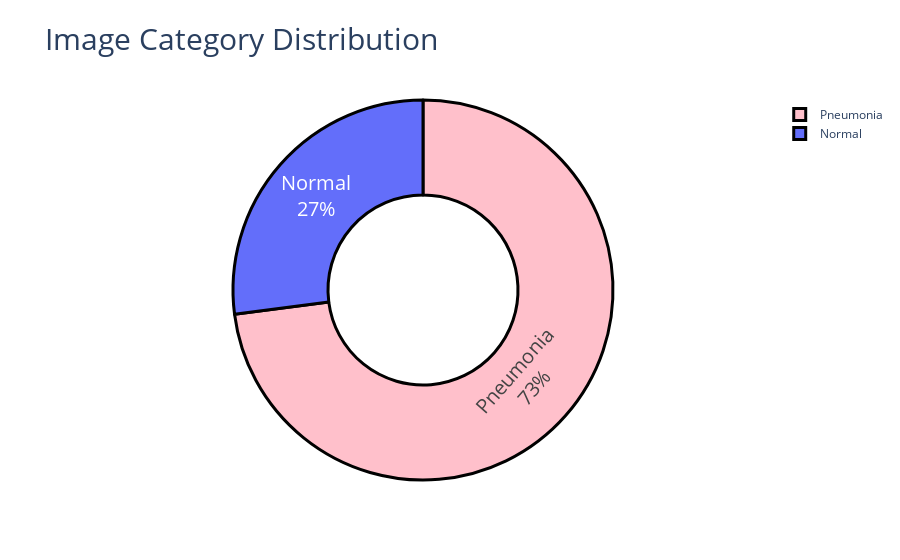

Notebook code cell kept with this figure:
### Code cell
import plotly.graph_objects as go
from plotly.offline import iplot

labels = ["Normal", "Pneumonia"]
values = [len(all_normal), len(all_pneumonia)]
colors = ['sky blue', 'pink']

fig = go.Figure(data=[go.Pie(labels=labels, values=values, hole=0.5)])
fig.update_traces(
    hoverinfo='value', 
    textinfo='label+percent', 
    textfont_size=20,
    marker=dict(colors=colors, line=dict(color='#000000', width=3))
)
fig.update_layout(
    title="Image Category Distribution",
    title_font={'size': 30}
)
iplot(fig)

### Figure 1 — Plotly figure (JSON) as saved in the notebook; plotly's stock layout.template omitted (floating-point values rounded to 4 significant figures)
{"data": [{"hole": 0.5, "hoverinfo": "value", "labels": ["Normal", "Pneumonia"], "marker": {"colors": ["sky blue", "pink"], "line": {"color": "#000000", "width": 3}}, "textfont": {"size": 20}, "textinfo": "label+percent", "type": "pie", "values": [1583, 4273]}], "layout": {"title": {"font": {"size": 30}, "text": "Image Category Distribution"}}}
